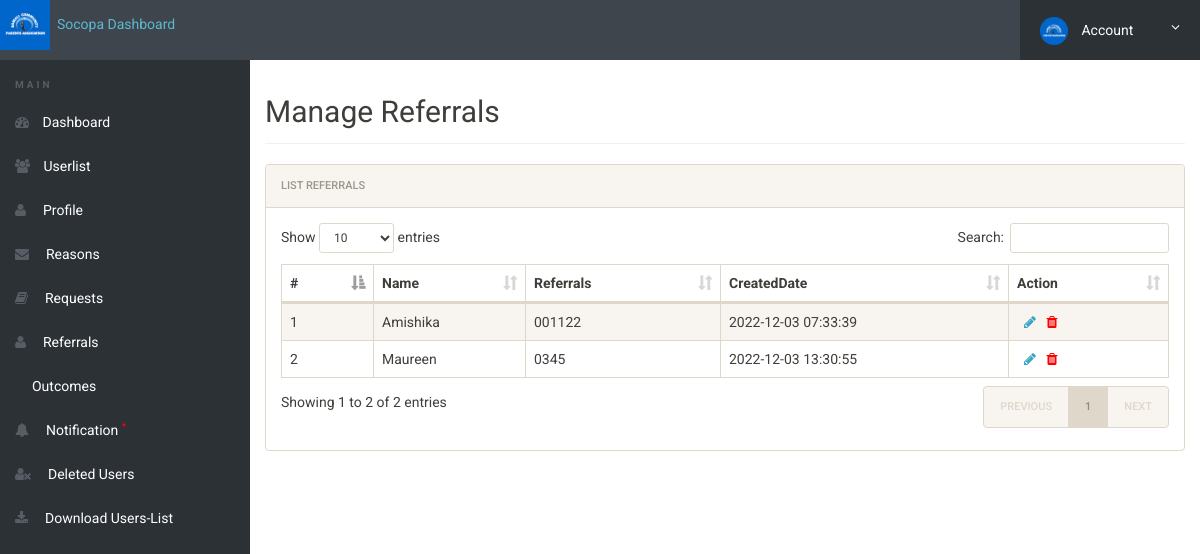
Screenshot of /referrals.php (signed in) with the database file from the repository.
### tables this page shows
CREATE TABLE `referrals` (
  `id` int(11) NOT NULL,
  `name` varchar(200) DEFAULT NULL,
  `referrals` varchar(250) NOT NULL,
  `createdDate` timestamp NOT NULL DEFAULT current_timestamp()
);

### referrals.php (the view, shortened to what this page needs)
<?php
include('includes/config.php');
if(strlen($_SESSION['alogin'])==0)
	{
header('location:index.php');
}
else{
 ?>
<!doctype html>
<html lang="en" class="no-js">
<head>
	<link rel="stylesheet" href="css/font-awesome.min.css">
	<link rel="stylesheet" href="css/bootstrap.min.css">
	<link rel="stylesheet" href="css/dataTables.bootstrap.min.css">
	<link rel="stylesheet" href="css/bootstrap-social.css">
	<link rel="stylesheet" href="css/bootstrap-select.css">
	<link rel="stylesheet" href="css/fileinput.min.css">
	<link rel="stylesheet" href="css/awesome-bootstrap-checkbox.css">
	<link rel="stylesheet" href="css/style.css">
</head>
<body>
	<?php include('includes/header.php');?>
	<div class="ts-main-content">
		<?php include('includes/leftbar.php');?>
		<div class="content-wrapper">
			<div class="container-fluid">
				<div class="row">
					<div class="col-md-12">
						<h2 class="page-title">Manage Referrals</h2>
						<div class="panel panel-default">
							<div class="panel-heading">List Referrals</div>
							<div class="panel-body">
								<table id="zctb" class="display table table-striped table-bordered table-hover" cellspacing="0" width="100%">
									<thead>
										<tr>
										<th>#</th>
                      <th>Name</th>
                      <th>Referrals</th>
					  <th>CreatedDate</th>
					<th>Action</th>
										</tr>
									</thead>
									<tbody>
<?php $sql = "SELECT * from  referrals ";
$query = $dbh -> prepare($sql);
$query->execute();
$results=$query->fetchAll(PDO::FETCH_OBJ);
$cnt=1;
if($query->rowCount() > 0)
{
foreach($results as $result)
{				?>
										<tr>
											<td><?php echo htmlentities($cnt);?></td>
                                            <td><?php  echo htmlentities($result->name);?></td>
											<td><?php  echo htmlentities($result->referrals);?></td>
											<td><?php  echo htmlentities($result->createdDate);?></td>
<td>
<a href="edit-user.php?edit=<?php echo $result->id;?>" onclick="return confirm('Do you want to Edit');">&nbsp; <i class="fa fa-pencil"></i></a>&nbsp;&nbsp;
<a href="referrals.php?del=<?php echo $result->id;?>&name=<?php echo htmlentities($result->email);?>" onclick="return confirm('Do you want to Delete');"><i class="fa fa-trash" style="color:red"></i></a>&nbsp;&nbsp;
</td>
										</tr>
										<?php $cnt=$cnt+1; }} ?>
									</tbody>
								</table>
							</div>
						</div>
					</div>
				</div>
			</div>
		</div>
	</div>
</body>
</html>
<?php } ?>

### css/style.css (style rules this page uses)
html { font-size: 14px; }
@media only screen and (min-width: 480px) { html { font-size: 17px; } }
@media only screen and (min-width: 768px) { html { font-size: 14px; } }
body { font-size: 1em; }
a { color: #37a6c4; }
.panel { overflow: hidden; }
.page-title { padding-bottom: 15px; margin-bottom: 20px; border-bottom: 1px solid #f0f0f0; }
.ts-main-content .content-wrapper { padding-top: 15px; margin-top: 60px; }
@media only screen and (min-width: 992px) { .ts-main-content .content-wrapper { margin-left: 250px; } }

### rows the page displays
referrals: name "Amishika", referrals "001122", createdDate "2022-12-03 07:33:39"
referrals: name "Maureen", referrals "0345", createdDate "2022-12-03 13:30:55"
